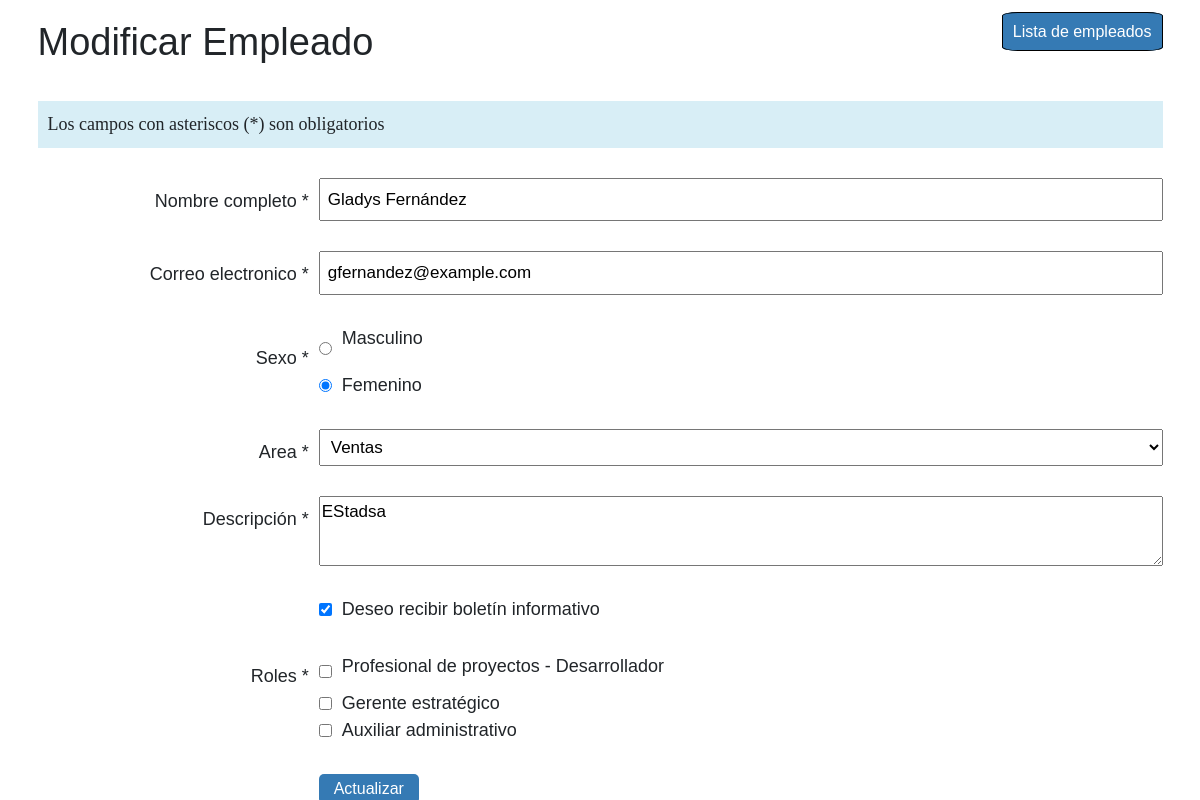
Screenshot of /propiedades/modificar.php?id=1 with the database file from the repository.
### tables this page shows
CREATE TABLE `empleados` (
  `id` INT AUTO_INCREMENT NOT NULL,
  `nombre` VARCHAR(255) NOT NULL,
  `email` VARCHAR(255) NOT NULL,
  `sexo` CHAR(1) NOT NULL,
  `area_id` INT NOT NULL,
  `boletin` INT NOT NULL,
  `descripcion` TEXT NOT NULL,
  PRIMARY KEY (`id`),
  INDEX `fg_key_area_idx` (`area_id` ASC) VISIBLE,
  CONSTRAINT `fg_key_area`
    FOREIGN KEY (`area_id`)
    REFERENCES `areas` (`id`)
    ON DELETE NO ACTION
    ON UPDATE NO ACTION);

### propiedades/modificar.php (the view, shortened to what this page needs)
<?php
$db = conectarBD();
if (isset($_GET['id'])) {
    $empleado_id = $_GET['id'];
    $query = "SELECT * FROM empleados WHERE id = $empleado_id";
    $result = mysqli_query($db, $query);
    if ($result && mysqli_num_rows($result) > 0) {
        $empleado = mysqli_fetch_assoc($result);
    } else {
        echo "Empleado no encontrado";
        exit;
    }
} else {
    echo "ID de empleado no proporcionado";
    exit;
}
?>
<!DOCTYPE html>
<html lang="en">
<head>
    <link href="https://cdn.jsdelivr.net/npm/bootstrap@5.3.3/dist/css/bootstrap.min.css" rel="stylesheet">
    <link rel="stylesheet" href="/CSS/style.css">
</head>
<body>
    <div class="container">
        <div class="row">
            <div class="col"><h1>Modificar Empleado</h1></div>
            <div class="col text-end"> <a href="../tabla.php" class="enlace">Lista de empleados</a></div>
        </div>
        <div class="advertencia">
            <p>Los campos con asteriscos (*) son obligatorios</p>
        </div>
        <form method="post" action="actualizar.php">
            <div class="formulario">
                <div class="input">
                    <label for="Nombre" class="label">Nombre completo *</label>
                    <input id="Nombre" name="Nombre" type="text" placeholder="Nombre completo del empleado" class="box" value="<?php echo $empleado['nombre']; ?>">
                </div>
                <div class="input">
                    <label for="email" class="label">Correo electronico *</label>
                    <input id="email" name="email" autocomplete="off" type="email" placeholder="Correo electrónico" class="box" value="<?php echo $empleado['email']; ?>">
                </div>
                <div class="input">
                    <label class="label sex">Sexo *</label>
                    <div class="mas"><input name="sexo" id="Masculino" value="M" type="radio" <?php echo $empleado['sexo'] == 'M' ? 'checked' : ''; ?>><p>Masculino</p></div>
                    <div class="fem"><input name="sexo" id="Femenino" value="F" type="radio" <?php echo $empleado['sexo'] == 'F' ? 'checked' : ''; ?>><p>Femenino </p></div>
                </div>
                <div class="input">
                    <label for="Area" class="label">Area *</label>
                    <select class="box" name="Area" id="Area">
                        <option value="1" <?php echo $empleado['area_id'] == 1 ? 'selected' : ''; ?>>Ventas</option>
                    </select>
                </div>
                <div class="input">
                    <label for="Descripción" class="label">Descripción *</label>
                    <textarea class="textarea" name="descripcion" id="Descripción" placeholder="  Descripción de la experiencia del empleado"><?php echo $empleado['descripcion']; ?></textarea>
                </div>
                <div class="input">
                    <div class="checkbox">
                        <input id="boletin" name="boletin" value="1" type="checkbox" <?php echo $empleado['boletin'] ? 'checked' : ''; ?>><p>Deseo recibir boletín informativo</p>
                    </div>
                </div>
                <div class="input">
                    <label for="roles" class="label rol">Roles *</label>
                    <?php
                    $rolesEmpleado = [];
                    ?>
                    <div class="checkbox"><input id="rol1" name="roles[]" type="checkbox" value="1" <?php echo in_array(1, $rolesEmpleado) ? 'checked' : ''; ?>><p>Profesional de proyectos - Desarrollador</p></div>
                    <div class="checkbox"><input id="rol2" name="roles[]" type="checkbox" value="2" <?php echo in_array(2, $rolesEmpleado) ? 'checked' : ''; ?>><p> Gerente estratégico</p></div>
                    <div class="checkbox"><input id="rol3" name="roles[]" type="checkbox" value="3" <?php echo in_array(3, $rolesEmpleado) ? 'checked' : ''; ?>><p> Auxiliar administrativo</p></div>
                </div>
                <div class="input">
                    <input type="submit" value="Actualizar" class="boton" >
                </div>
            </div>
        </form>
</body>
</html>

### CSS/style.css (style rules this page uses)
html { font-size: 62.5%; box-sizing: border-box; }
*, *:before, *:after { box-sizing: inherit; }
body { font-family: 'Raleway', sans-serif; font-size: 1.6rem; }
h1 { font-size: 3.8rem; }
p { font-size: 1.8rem; margin-bottom: 0rem; padding: 0rem 0 0 1rem; }
.formulario { display: grid; row-gap: 3rem; }
.input { display: grid; grid-template-columns: 25% 75% }
.label { text-align: end; padding: 1rem 1rem 0 0; font-family: 'Franklin Gothic Medium', 'Arial Narrow', Arial, sans-serif; font-size: 1.8rem; }
.box { padding: .7rem; font-family: Arial, Helvetica, sans-serif; font-size: 1.7rem; }
.fem,.mas { grid-column: 2 / 3; display: flex; }
.sex { margin: 0; padding-top: 2rem; }
.textarea { height: 7rem; font-family: Arial, Helvetica, sans-serif; font-size: 1.7rem; }
.checkbox { grid-column: 2 / 3; display: flex; }
.boton { grid-column: 2 / 3; background-color: #357AB4; color: white; width: 10rem; height: 3rem; border-radius: .5rem; border: none; }
.advertencia { background-color: #D8EEF6; padding: 1rem 0; margin: 3rem 0rem; font-family: 'Times New Roman', Times, serif; }
.enlace { text-decoration: none; color: #fff; background-color: #357AB4; padding: 1rem; border: 1px solid #000; border-radius: 10%; }
.container { margin-top: 2rem; }

### rows the page displays
empleados: Nombre "Gladys Fernández", email "gfernandez@example.com", sexo "☑", Area "Ventas", descripcion "EStadsa", boletin "☑"
